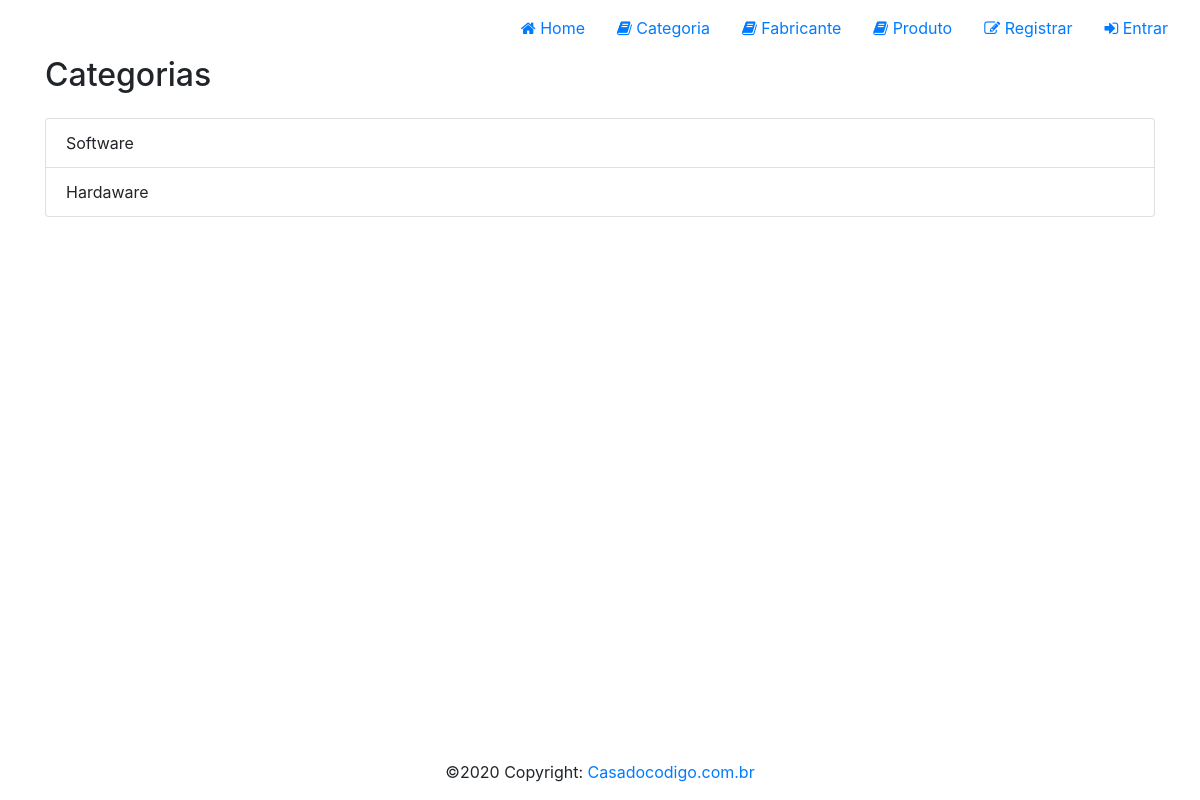
The page /categoria/ on the database as committed earlier.
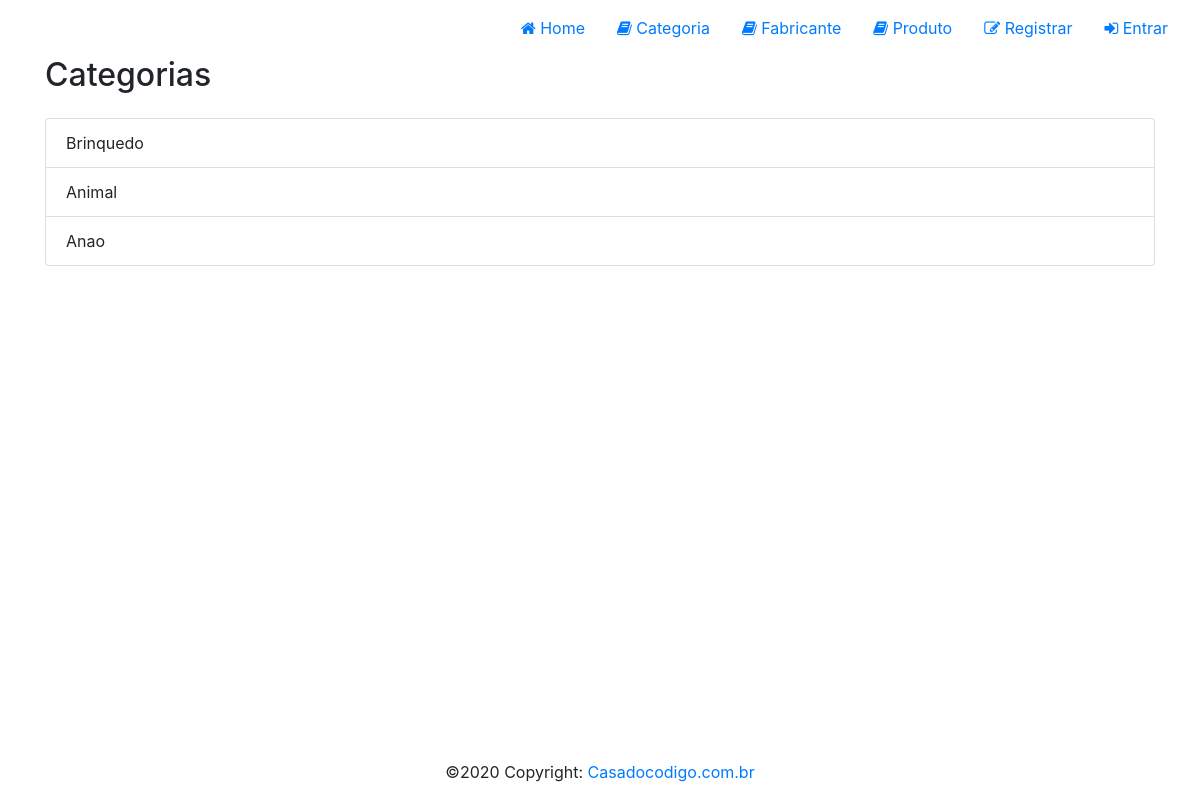
The same page on the database as committed later.
### loja/models/Categoria.py (models this page shows, shortened)
class Categoria(models.Model):
    Categoria = models.CharField(max_length=100)
    criado_em = models.DateTimeField(auto_now_add=True)
    alterado_em = models.DateTimeField(auto_now=True)

### loja/views/CategoriaView.py (the view)
def categoria_listar(request):
    categorias = Categoria.objects.all()
    return render(request, 'categoria/categoria.html', {'categorias': categorias})

### loja/templates/categoria/categoria.html (shortened to what this page needs)
{% extends "base.html" %}
{% block content %}
<div id="content"><div class="container">
    <div class="d-flex justify-content-between align-items-center mb-3">
        <h2>Categorias</h2>
    </div>
    {% if categorias %}
    <div class="list-group">
        {% for categoria in categorias %}
        <div class="list-group-item d-flex justify-content-between align-items-center">
            <span>{{ categoria.Categoria }}</span>
        </div>
        {% endfor %}
    </div>
    {% else %}<div class="alert alert-info">Nenhuma categoria cadastrada.</div>{% endif %}
</div></div>
{% endblock %}

Rows that differ between the two databases and show on the page:
removed Categoria: Categoria "Software"
removed Categoria: Categoria "Hardaware"
added Categoria: Categoria "Brinquedo"
added Categoria: Categoria "Animal"
added Categoria: Categoria "Anao"
